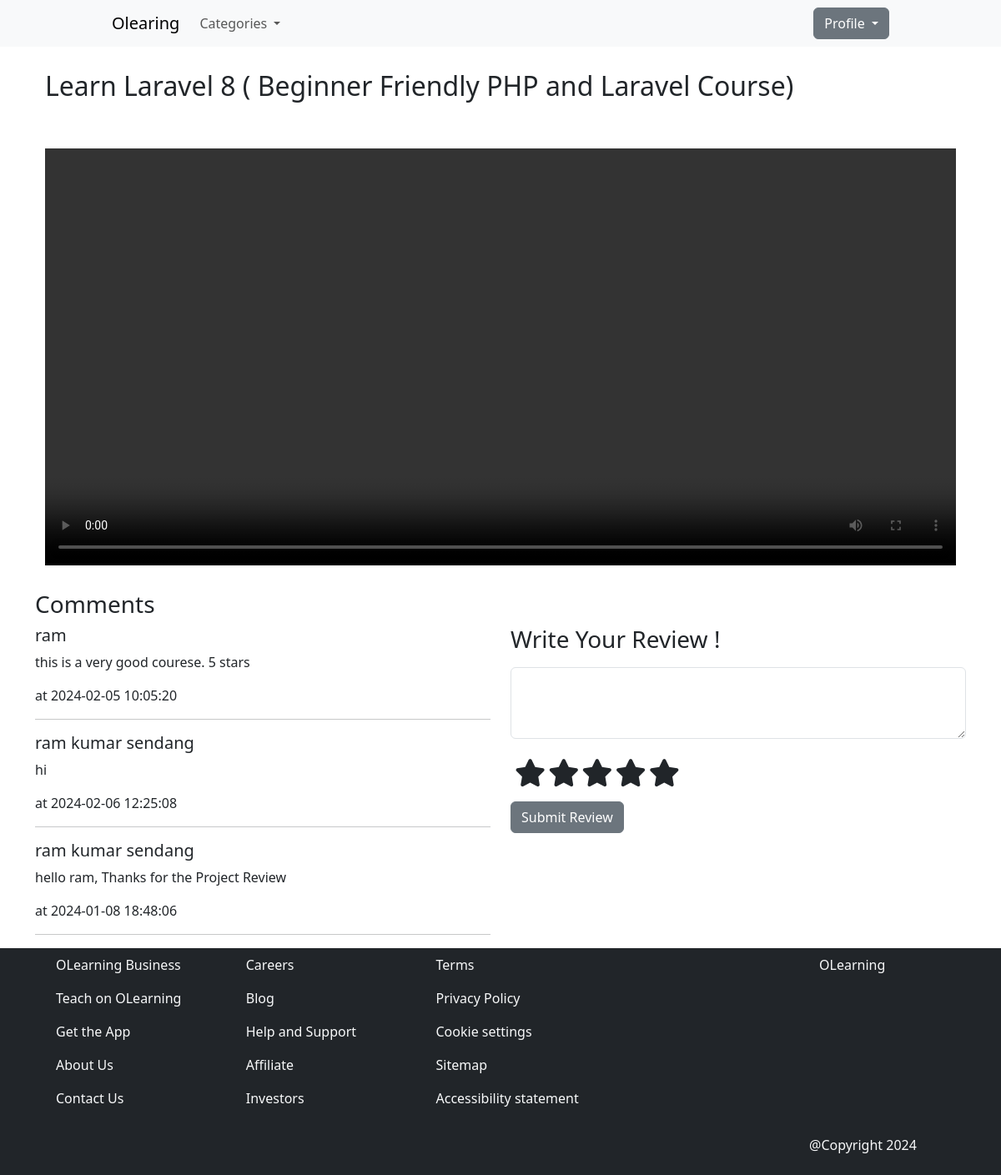
The app's page /courseVideo.php?data=1 with its own data.
### tables this page shows
CREATE TABLE `courses` (
  `course_id` int(11) NOT NULL,
  `courseName` varchar(255) NOT NULL,
  `courseDescription` varchar(255) NOT NULL,
  `courseImageName` varchar(255) NOT NULL,
  `courseImagePath` varchar(255) NOT NULL,
  `user_id` int(11) NOT NULL,
  `price` int(11) NOT NULL,
  `category_id` int(11) NOT NULL,
  `videoName` varchar(255) NOT NULL,
  `videoPath` varchar(255) NOT NULL
);

CREATE TABLE `rating` (
  `id` int(11) NOT NULL,
  `course_id` int(11) NOT NULL,
  `rating` int(11) NOT NULL,
  `review` varchar(10000) NOT NULL,
  `user_id` int(11) NOT NULL,
  `created_at` datetime NOT NULL DEFAULT current_timestamp()
);

CREATE TABLE `user` (
  `id` int(11) NOT NULL,
  `fullName` varchar(250) NOT NULL,
  `user_email` varchar(250) NOT NULL,
  `user_password` varchar(250) NOT NULL,
  `role_id` int(11) NOT NULL,
  `profileImgName` varchar(255) NOT NULL,
  `profileImgPath` varchar(255) NOT NULL
);

### reviewController.php (called while the page is built, shortened)
<?php
function showReviewByCousreID($conn, $courseId){
    $sql = "SELECT * FROM rating WHERE course_id = $courseId ORDER BY rating DESC";
    $result = $conn->query($sql);
    return $result;
}
function userName($conn, $userID){
    $sql = "SELECT fullName FROM user WHERE id = $userID";
    $result = $conn->query($sql);
    if($result->num_rows>0){
        $userName = $result->fetch_assoc();
    }
    return $userName['fullName'];
}
?>

### courseVideo.php (the view, shortened to what this page needs)
<?php
require_once('./frontend/component/header.php');
require_once('courseDetailsController.php');
require_once('reviewController.php');
if(isset($_GET['data'])){
    $courseId = isset($_GET['data']) ? urldecode($_GET['data']) : "Default Value";
    $sqlQuery = "SELECT course_id, courseName, courseDescription, courseImagePath, user_id, price, category_id, videoPath FROM courses WHERE course_id = $courseId";
    $result = $conn->query($sqlQuery);
    if($result->num_rows>0){
        $row = $result->fetch_assoc();
    }
}
            ?>
            <?php
$review = showReviewByCousreID($conn, $courseId);
?>
<div class="container" style="margin-top:60px;">
    <div class="row">
        <div class="col p-4">
            <h2><?php echo $row['courseName'];?></h2>
        </div>
    </div>
    <div class="row">
        <div class="col p-4">
            <video src="<?php echo $row['videoPath']; ?>" controls style="height: 500px; width: 100%;"></video>
        </div>
    </div>
    <div class="row">
        <div class="col">
            <h3>Comments</h3>
        </div>
    </div>
    <div class="row">
        <div class="col-6 p-">
            <div class="row">
                <div class="col">
                    <?php
                        if($review->num_rows>0){
                            while($reviews = $review->fetch_assoc()){
                        ?>
                            <h5><?php echo userName($conn, $reviews['user_id'])?></h5>
                            <p><?php echo $reviews['review']?></p>
                            <p>at <?php echo $reviews['created_at']?></p>
                            <hr>
                        <?php
                            }
                        }
                        else{
                            echo "no reviews yet";
                        }?>
                </div>
            </div>
        </div>
        <div class="col-6">
            <div class="row">
                    <h3>Write Your Review !</h3>
                    <form id="review_form" method="post">
                        <textarea type="text" name="review" class="form-control my-2" rows="3"></textarea>
                        <div class="row my-3">
                            <div class="col star_rating">
                                <input class="d-none rating_input" type="radio" name="rating" id="star5" value='5'><label class="rating_label" for="star5"><i class="fas fa-star"></i></label>
                                <input class="d-none rating_input" type="radio" name="rating" id="star4" value='4'><label class="rating_label" for="star4"><i class="fas fa-star"></i></label>
                                <input class="d-none rating_input" type="radio" name="rating" id="star3" value='3'><label class="rating_label" for="star3"><i class="fas fa-star"></i></label>
                                <input class="d-none rating_input" type="radio" name="rating" id="star2" value='2'><label class="rating_label" for="star2"><i class="fas fa-star"></i></label>
                                <input class="d-none rating_input" type="radio" name="rating" id="star1" value='1'><label class="rating_label" for="star1"><i class="fas fa-star"></i></label>
                            </div>
                        </div>
                        <button class="btn btn-secondary" id="revie_submit__button">Submit Review</button>
                    </form>
                </div>
            </div>
        </div>
    </div>
<?php
require_once('./frontend/component/footer.php');
?>

### frontend/src/css/style.css (style rules this page uses)
* { margin: 0; padding: 0; box-sizing: border-box; }
.star_rating { display: inline-block; position: relative; }
.rating_label { cursor: pointer; width: 26px; height: 26px; margin: 0 5px; border-radius: 50%; display: inline-block; font-size: 33px; }

### records on screen
courses: courseName "Learn Laravel 8 ( Beginner Friendly PHP and Laravel Course)"
rating: user.fullName "ram", review "this is a very good courese. 5 stars", created_at "2024-02-05 10:05:20"
rating: user.fullName "ram kumar sendang", review "hi", created_at "2024-02-06 12:25:08"
rating: user.fullName "ram kumar sendang", review "hello ram, Thanks for the Project Review", created_at "2024-01-08 18:48:06"
